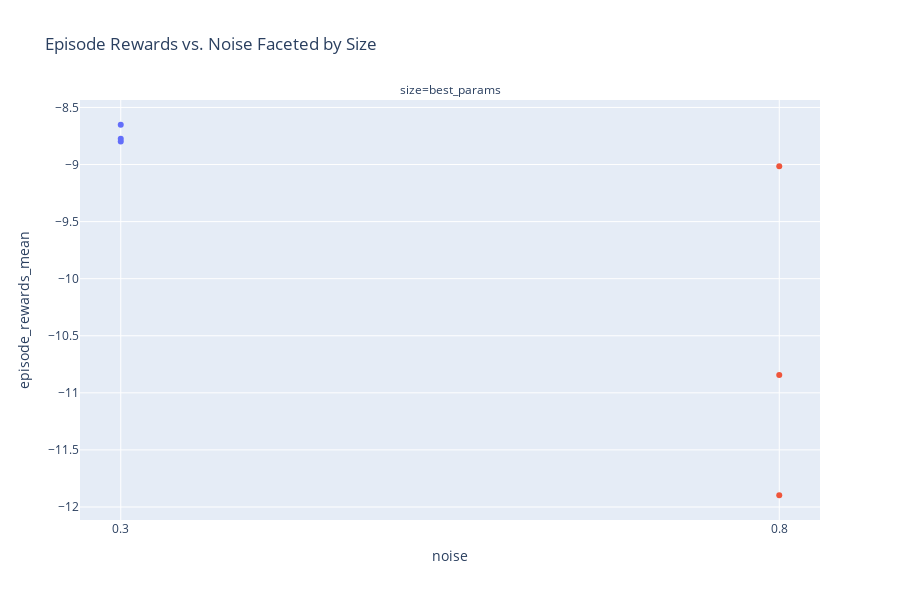

Notebook cell for this chart:
### Code cell
import plotly.express as px

# Define readable names for selected hyperparams
readable_names = {
    hyperparam_columns[0]: "noise",
    hyperparam_columns[1]: "size"
}

# Rename columns in a copy of the dataframe
plot_df = sub_df.rename(columns=readable_names)

# Assign new column names
x_col = "noise"
y_col = "episode_rewards_mean"
facet_col = "size"

# Plot
fig = px.scatter(
    plot_df,
    x=x_col,
    y=y_col,
    color="experiment_name",  # Optional: color by experiment
    facet_col=facet_col,
    title="Episode Rewards vs. Noise Faceted by Size",
    height=600
)

fig.update_layout(showlegend=False)
fig.show()

### Figure 1 — Plotly figure (JSON) as saved in the notebook; plotly's stock layout.template omitted (floating-point values rounded to 4 significant figures)
{"data": [{"hovertemplate": "experiment_name=0000_agent_params.args_.action_w_noise_amplitude_0.3__experiment_run_name_best_params<br>size=best_params<br>noise=%{x}<br>episode_rewards_mean=%{y}<extra></extra>", "legendgroup": "0000_agent_params.args_.action_w_noise_amplitude_0.3__experiment_run_name_best_params", "marker": {"color": "#636efa", "symbol": "circle"}, "mode": "markers", "name": "0000_agent_params.args_.action_w_noise_amplitude_0.3__experiment_run_name_best_params", "orientation": "v", "showlegend": true, "type": "scatter", "x": ["0.3", "0.3", "0.3"], "xaxis": "x", "y": [-8.774, -8.798, -8.652], "yaxis": "y"}, {"hovertemplate": "experiment_name=0001_agent_params.args_.action_w_noise_amplitude_0.8__experiment_run_name_best_params<br>size=best_params<br>noise=%{x}<br>episode_rewards_mean=%{y}<extra></extra>", "legendgroup": "0001_agent_params.args_.action_w_noise_amplitude_0.8__experiment_run_name_best_params", "marker": {"color": "#EF553B", "symbol": "circle"}, "mode": "markers", "name": "0001_agent_params.args_.action_w_noise_amplitude_0.8__experiment_run_name_best_params", "orientation": "v", "showlegend": true, "type": "scatter", "x": ["0.8", "0.8", "0.8"], "xaxis": "x", "y": [-9.015, -10.84, -11.9], "yaxis": "y"}], "layout": {"annotations": [{"font": {}, "showarrow": false, "text": "size=best_params", "x": 0.5, "xanchor": "center", "xref": "paper", "y": 1, "yanchor": "bottom", "yref": "paper"}], "height": 600, "legend": {"title": {"text": "experiment_name"}, "tracegroupgap": 0}, "showlegend": false, "title": {"text": "Episode Rewards vs. Noise Faceted by Size"}, "xaxis": {"anchor": "y", "domain": [0, 1], "title": {"text": "noise"}}, "yaxis": {"anchor": "x", "domain": [0, 1], "title": {"text": "episode_rewards_mean"}}}}
